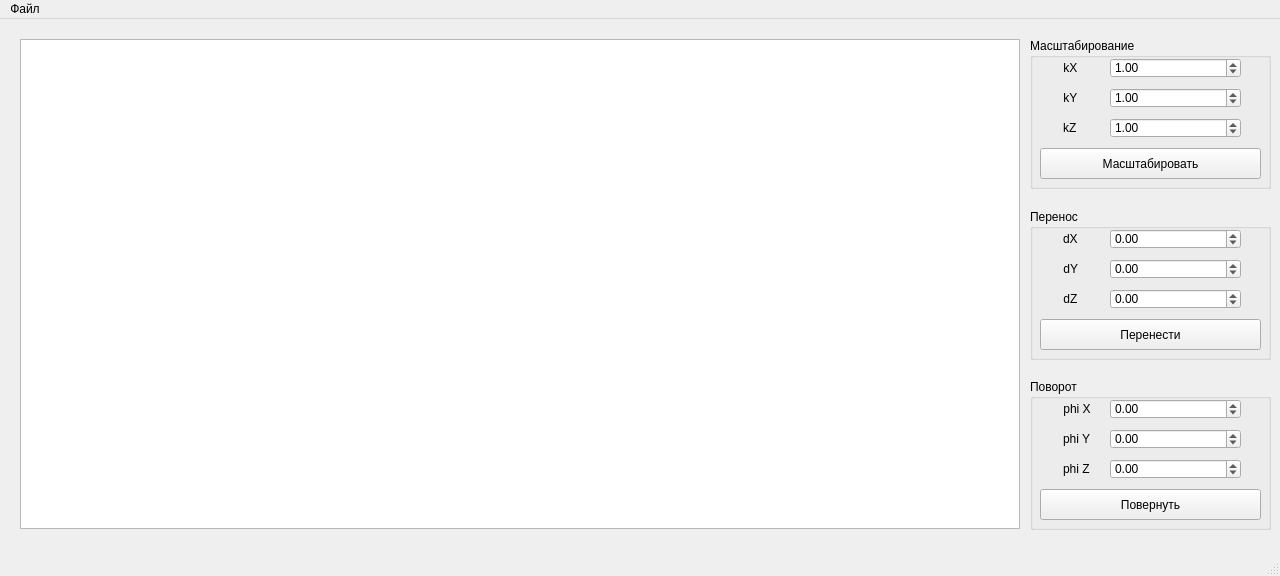
<?xml version="1.0" encoding="UTF-8"?>
<ui version="4.0">
 <class>MainWindow</class>
 <widget class="QMainWindow" name="MainWindow">
  <property name="enabled">
   <bool>true</bool>
  </property>
  <property name="geometry">
   <rect>
    <x>0</x>
    <y>0</y>
    <width>1280</width>
    <height>576</height>
   </rect>
  </property>
  <property name="sizePolicy">
   <sizepolicy hsizetype="Preferred" vsizetype="Preferred">
    <horstretch>0</horstretch>
    <verstretch>0</verstretch>
   </sizepolicy>
  </property>
  <property name="minimumSize">
   <size>
    <width>1280</width>
    <height>576</height>
   </size>
  </property>
  <property name="maximumSize">
   <size>
    <width>1280</width>
    <height>576</height>
   </size>
  </property>
  <property name="windowTitle">
   <string>Лабораторная работа №1</string>
  </property>
  <widget class="QWidget" name="centralwidget">
   <widget class="QGraphicsView" name="graphicsView">
    <property name="geometry">
     <rect>
      <x>20</x>
      <y>20</y>
      <width>1000</width>
      <height>490</height>
     </rect>
    </property>
   </widget>
   <widget class="QGroupBox" name="groupBox">
    <property name="geometry">
     <rect>
      <x>1030</x>
      <y>19</y>
      <width>241</width>
      <height>151</height>
     </rect>
    </property>
    <property name="title">
     <string>Масштабирование</string>
    </property>
    <widget class="QPushButton" name="scale_button">
     <property name="geometry">
      <rect>
       <x>10</x>
       <y>110</y>
       <width>221</width>
       <height>31</height>
      </rect>
     </property>
     <property name="text">
      <string>Масштабировать</string>
     </property>
    </widget>
    <widget class="QDoubleSpinBox" name="kx_box">
     <property name="geometry">
      <rect>
       <x>80</x>
       <y>20</y>
       <width>131</width>
       <height>20</height>
      </rect>
     </property>
     <property name="minimum">
      <double>0.000000000000000</double>
     </property>
     <property name="maximum">
      <double>10000000000000000.000000000000000</double>
     </property>
     <property name="value">
      <double>1.000000000000000</double>
     </property>
    </widget>
    <widget class="QDoubleSpinBox" name="ky_box">
     <property name="geometry">
      <rect>
       <x>80</x>
       <y>50</y>
       <width>131</width>
       <height>20</height>
      </rect>
     </property>
     <property name="minimum">
      <double>0.000000000000000</double>
     </property>
     <property name="maximum">
      <double>10000000000000000000000.000000000000000</double>
     </property>
     <property name="value">
      <double>1.000000000000000</double>
     </property>
    </widget>
    <widget class="QLabel" name="label_4">
     <property name="geometry">
      <rect>
       <x>30</x>
       <y>20</y>
       <width>20</width>
       <height>20</height>
      </rect>
     </property>
     <property name="text">
      <string> kX</string>
     </property>
    </widget>
    <widget class="QLabel" name="label_5">
     <property name="geometry">
      <rect>
       <x>30</x>
       <y>50</y>
       <width>20</width>
       <height>20</height>
      </rect>
     </property>
     <property name="text">
      <string> kY</string>
     </property>
    </widget>
    <widget class="QLabel" name="label_6">
     <property name="geometry">
      <rect>
       <x>33</x>
       <y>80</y>
       <width>20</width>
       <height>20</height>
      </rect>
     </property>
     <property name="text">
      <string>kZ</string>
     </property>
    </widget>
    <widget class="QDoubleSpinBox" name="kz_box">
     <property name="geometry">
      <rect>
       <x>80</x>
       <y>80</y>
       <width>131</width>
       <height>20</height>
      </rect>
     </property>
     <property name="minimum">
      <double>0.000000000000000</double>
     </property>
     <property name="maximum">
      <double>10000000000000000.000000000000000</double>
     </property>
     <property name="value">
      <double>1.000000000000000</double>
     </property>
    </widget>
   </widget>
   <widget class="QGroupBox" name="groupBox_2">
    <property name="geometry">
     <rect>
      <x>1030</x>
      <y>190</y>
      <width>241</width>
      <height>151</height>
     </rect>
    </property>
    <property name="title">
     <string>Перенос</string>
    </property>
    <widget class="QPushButton" name="move_button">
     <property name="geometry">
      <rect>
       <x>10</x>
       <y>110</y>
       <width>221</width>
       <height>31</height>
      </rect>
     </property>
     <property name="text">
      <string>Перенести</string>
     </property>
    </widget>
    <widget class="QLabel" name="label_2">
     <property name="enabled">
      <bool>true</bool>
     </property>
     <property name="geometry">
      <rect>
       <x>30</x>
       <y>50</y>
       <width>20</width>
       <height>20</height>
      </rect>
     </property>
     <property name="text">
      <string> dY</string>
     </property>
    </widget>
    <widget class="QDoubleSpinBox" name="dy_box">
     <property name="geometry">
      <rect>
       <x>80</x>
       <y>50</y>
       <width>131</width>
       <height>20</height>
      </rect>
     </property>
     <property name="minimum">
      <double>-10000000000000000000000.000000000000000</double>
     </property>
     <property name="maximum">
      <double>10000000000000000000000.000000000000000</double>
     </property>
    </widget>
    <widget class="QDoubleSpinBox" name="dz_box">
     <property name="geometry">
      <rect>
       <x>80</x>
       <y>80</y>
       <width>131</width>
       <height>20</height>
      </rect>
     </property>
     <property name="minimum">
      <double>-99999999999999991611392.000000000000000</double>
     </property>
     <property name="maximum">
      <double>10000000000000000.000000000000000</double>
     </property>
    </widget>
    <widget class="QLabel" name="label_3">
     <property name="geometry">
      <rect>
       <x>30</x>
       <y>80</y>
       <width>20</width>
       <height>20</height>
      </rect>
     </property>
     <property name="text">
      <string> dZ</string>
     </property>
    </widget>
    <widget class="QDoubleSpinBox" name="dx_box">
     <property name="geometry">
      <rect>
       <x>80</x>
       <y>20</y>
       <width>131</width>
       <height>20</height>
      </rect>
     </property>
     <property name="minimum">
      <double>-10000000000000000.000000000000000</double>
     </property>
     <property name="maximum">
      <double>10000000000000000.000000000000000</double>
     </property>
    </widget>
    <widget class="QLabel" name="label">
     <property name="geometry">
      <rect>
       <x>33</x>
       <y>20</y>
       <width>20</width>
       <height>20</height>
      </rect>
     </property>
     <property name="text">
      <string>dX</string>
     </property>
    </widget>
   </widget>
   <widget class="QGroupBox" name="groupBox_3">
    <property name="geometry">
     <rect>
      <x>1030</x>
      <y>360</y>
      <width>241</width>
      <height>151</height>
     </rect>
    </property>
    <property name="title">
     <string>Поворот</string>
    </property>
    <widget class="QPushButton" name="turn_button">
     <property name="geometry">
      <rect>
       <x>10</x>
       <y>110</y>
       <width>221</width>
       <height>31</height>
      </rect>
     </property>
     <property name="text">
      <string>Повернуть</string>
     </property>
    </widget>
    <widget class="QDoubleSpinBox" name="phi_x_box">
     <property name="geometry">
      <rect>
       <x>80</x>
       <y>20</y>
       <width>131</width>
       <height>20</height>
      </rect>
     </property>
     <property name="minimum">
      <double>-10000000000000000.000000000000000</double>
     </property>
     <property name="maximum">
      <double>10000000000000000.000000000000000</double>
     </property>
    </widget>
    <widget class="QDoubleSpinBox" name="phi_y_box">
     <property name="geometry">
      <rect>
       <x>80</x>
       <y>50</y>
       <width>131</width>
       <height>20</height>
      </rect>
     </property>
     <property name="minimum">
      <double>-10000000000000000000000.000000000000000</double>
     </property>
     <property name="maximum">
      <double>10000000000000000000000.000000000000000</double>
     </property>
    </widget>
    <widget class="QDoubleSpinBox" name="phi_z_box">
     <property name="geometry">
      <rect>
       <x>80</x>
       <y>80</y>
       <width>131</width>
       <height>20</height>
      </rect>
     </property>
     <property name="minimum">
      <double>-99999999999999991611392.000000000000000</double>
     </property>
     <property name="maximum">
      <double>10000000000000000.000000000000000</double>
     </property>
    </widget>
    <widget class="QLabel" name="label_11">
     <property name="geometry">
      <rect>
       <x>30</x>
       <y>20</y>
       <width>31</width>
       <height>20</height>
      </rect>
     </property>
     <property name="text">
      <string> phi X</string>
     </property>
    </widget>
    <widget class="QLabel" name="label_12">
     <property name="geometry">
      <rect>
       <x>33</x>
       <y>50</y>
       <width>31</width>
       <height>20</height>
      </rect>
     </property>
     <property name="text">
      <string>phi Y</string>
     </property>
    </widget>
    <widget class="QLabel" name="label_10">
     <property name="geometry">
      <rect>
       <x>33</x>
       <y>80</y>
       <width>31</width>
       <height>20</height>
      </rect>
     </property>
     <property name="text">
      <string>phi Z</string>
     </property>
    </widget>
   </widget>
  </widget>
  <widget class="QMenuBar" name="menuBar">
   <property name="geometry">
    <rect>
     <x>0</x>
     <y>0</y>
     <width>1280</width>
     <height>21</height>
    </rect>
   </property>
   <widget class="QMenu" name="menu">
    <property name="title">
     <string>Файл</string>
    </property>
    <addaction name="action"/>
   </widget>
   <addaction name="menu"/>
  </widget>
  <widget class="QStatusBar" name="statusbar"/>
  <action name="action">
   <property name="text">
    <string>Загрузить объект</string>
   </property>
  </action>
 </widget>
 <resources/>
 <connections/>
</ui>
